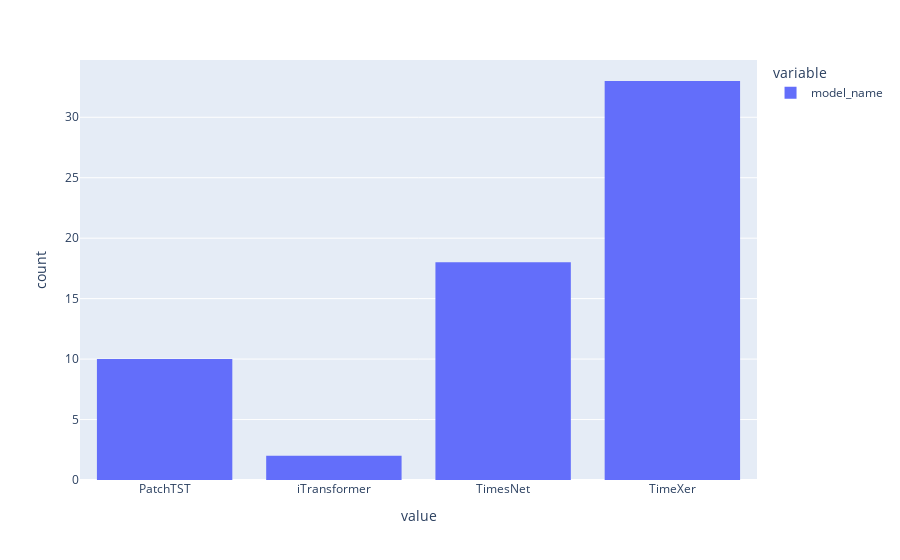

Notebook code cell kept with this figure:
### Code cell
full_best_enhancements["model_name"].hist()

### Figure 1 — Plotly figure (JSON) as saved in the notebook; plotly's stock layout.template omitted (floating-point values rounded to 4 significant figures)
{"data": [{"alignmentgroup": "True", "bingroup": "x", "hovertemplate": "variable=model_name<br>value=%{x}<br>count=%{y}<extra></extra>", "legendgroup": "model_name", "marker": {"color": "#636efa", "pattern": {"shape": ""}}, "name": "model_name", "offsetgroup": "model_name", "orientation": "v", "showlegend": true, "type": "histogram", "x": ["PatchTST", "PatchTST", "PatchTST", "PatchTST", "PatchTST", "PatchTST", "PatchTST", "PatchTST", "PatchTST", "PatchTST", "iTransformer", "iTransformer", "TimesNet", "TimesNet", "TimesNet", "TimesNet", "TimesNet", "TimesNet", "TimesNet", "TimesNet", "TimesNet", "TimesNet", "TimesNet", "TimesNet", "TimesNet", "TimesNet", "TimesNet", "TimesNet", "TimesNet", "TimesNet", "TimeXer", "TimeXer", "TimeXer", "TimeXer", "TimeXer", "TimeXer", "TimeXer", "TimeXer", "TimeXer", "TimeXer", "TimeXer", "TimeXer", "TimeXer", "TimeXer", "TimeXer", "TimeXer", "TimeXer", "TimeXer", "TimeXer", "TimeXer", "TimeXer", "TimeXer", "TimeXer", "TimeXer", "TimeXer", "TimeXer", "TimeXer", "TimeXer", "TimeXer", "TimeXer", "TimeXer", "TimeXer", "TimeXer"], "xaxis": "x", "yaxis": "y"}], "layout": {"barmode": "relative", "legend": {"title": {"text": "variable"}, "tracegroupgap": 0}, "margin": {"t": 60}, "xaxis": {"anchor": "y", "domain": [0, 1], "title": {"text": "value"}}, "yaxis": {"anchor": "x", "domain": [0, 1], "title": {"text": "count"}}}}
